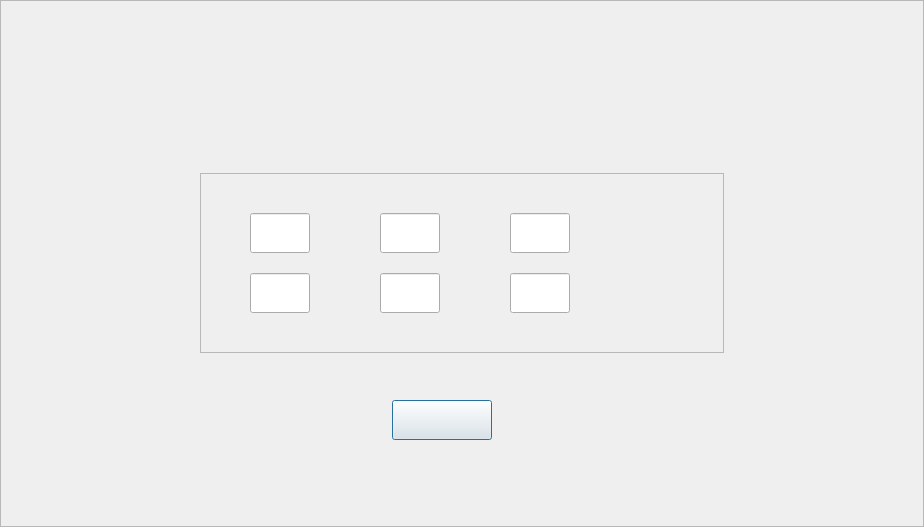
<?xml version="1.0" encoding="UTF-8"?>
<ui version="4.0">
 <class>ElseSetting</class>
 <widget class="QDialog" name="ElseSetting">
  <property name="geometry">
   <rect>
    <x>0</x>
    <y>0</y>
    <width>924</width>
    <height>527</height>
   </rect>
  </property>
  <property name="windowTitle">
   <string>Dialog</string>
  </property>
  <widget class="QFrame" name="frame">
   <property name="geometry">
    <rect>
     <x>0</x>
     <y>0</y>
     <width>924</width>
     <height>527</height>
    </rect>
   </property>
   <property name="frameShape">
    <enum>QFrame::StyledPanel</enum>
   </property>
   <property name="frameShadow">
    <enum>QFrame::Raised</enum>
   </property>
   <widget class="QFrame" name="frame_2">
    <property name="geometry">
     <rect>
      <x>200</x>
      <y>173</y>
      <width>524</width>
      <height>180</height>
     </rect>
    </property>
    <property name="frameShape">
     <enum>QFrame::StyledPanel</enum>
    </property>
    <property name="frameShadow">
     <enum>QFrame::Raised</enum>
    </property>
    <widget class="QLineEdit" name="yearEdit">
     <property name="geometry">
      <rect>
       <x>50</x>
       <y>40</y>
       <width>60</width>
       <height>40</height>
      </rect>
     </property>
    </widget>
    <widget class="QLineEdit" name="hourEdit">
     <property name="geometry">
      <rect>
       <x>50</x>
       <y>100</y>
       <width>60</width>
       <height>40</height>
      </rect>
     </property>
    </widget>
    <widget class="QLabel" name="yearLabel">
     <property name="geometry">
      <rect>
       <x>110</x>
       <y>40</y>
       <width>40</width>
       <height>40</height>
      </rect>
     </property>
     <property name="text">
      <string/>
     </property>
    </widget>
    <widget class="QLabel" name="hourLabel">
     <property name="geometry">
      <rect>
       <x>110</x>
       <y>100</y>
       <width>40</width>
       <height>40</height>
      </rect>
     </property>
     <property name="text">
      <string/>
     </property>
    </widget>
    <widget class="QLineEdit" name="monthEdit">
     <property name="geometry">
      <rect>
       <x>180</x>
       <y>40</y>
       <width>60</width>
       <height>40</height>
      </rect>
     </property>
    </widget>
    <widget class="QLabel" name="monthLabel">
     <property name="geometry">
      <rect>
       <x>240</x>
       <y>40</y>
       <width>40</width>
       <height>40</height>
      </rect>
     </property>
     <property name="text">
      <string/>
     </property>
    </widget>
    <widget class="QLineEdit" name="minEdit">
     <property name="geometry">
      <rect>
       <x>180</x>
       <y>100</y>
       <width>60</width>
       <height>40</height>
      </rect>
     </property>
    </widget>
    <widget class="QLabel" name="minLabel">
     <property name="geometry">
      <rect>
       <x>240</x>
       <y>100</y>
       <width>40</width>
       <height>40</height>
      </rect>
     </property>
     <property name="text">
      <string/>
     </property>
    </widget>
    <widget class="QLineEdit" name="dayEdit">
     <property name="geometry">
      <rect>
       <x>310</x>
       <y>40</y>
       <width>60</width>
       <height>40</height>
      </rect>
     </property>
    </widget>
    <widget class="QLabel" name="dayLabel">
     <property name="geometry">
      <rect>
       <x>370</x>
       <y>40</y>
       <width>40</width>
       <height>40</height>
      </rect>
     </property>
     <property name="text">
      <string/>
     </property>
    </widget>
    <widget class="QLineEdit" name="secondEdit">
     <property name="geometry">
      <rect>
       <x>310</x>
       <y>100</y>
       <width>60</width>
       <height>40</height>
      </rect>
     </property>
    </widget>
    <widget class="QLabel" name="secondLabel">
     <property name="geometry">
      <rect>
       <x>370</x>
       <y>100</y>
       <width>40</width>
       <height>40</height>
      </rect>
     </property>
     <property name="text">
      <string/>
     </property>
    </widget>
   </widget>
   <widget class="QPushButton" name="save">
    <property name="geometry">
     <rect>
      <x>392</x>
      <y>400</y>
      <width>100</width>
      <height>40</height>
     </rect>
    </property>
    <property name="text">
     <string/>
    </property>
   </widget>
   <widget class="QLabel" name="label">
    <property name="geometry">
     <rect>
      <x>390</x>
      <y>110</y>
      <width>140</width>
      <height>60</height>
     </rect>
    </property>
    <property name="text">
     <string/>
    </property>
   </widget>
  </widget>
 </widget>
 <resources/>
 <connections/>
</ui>
